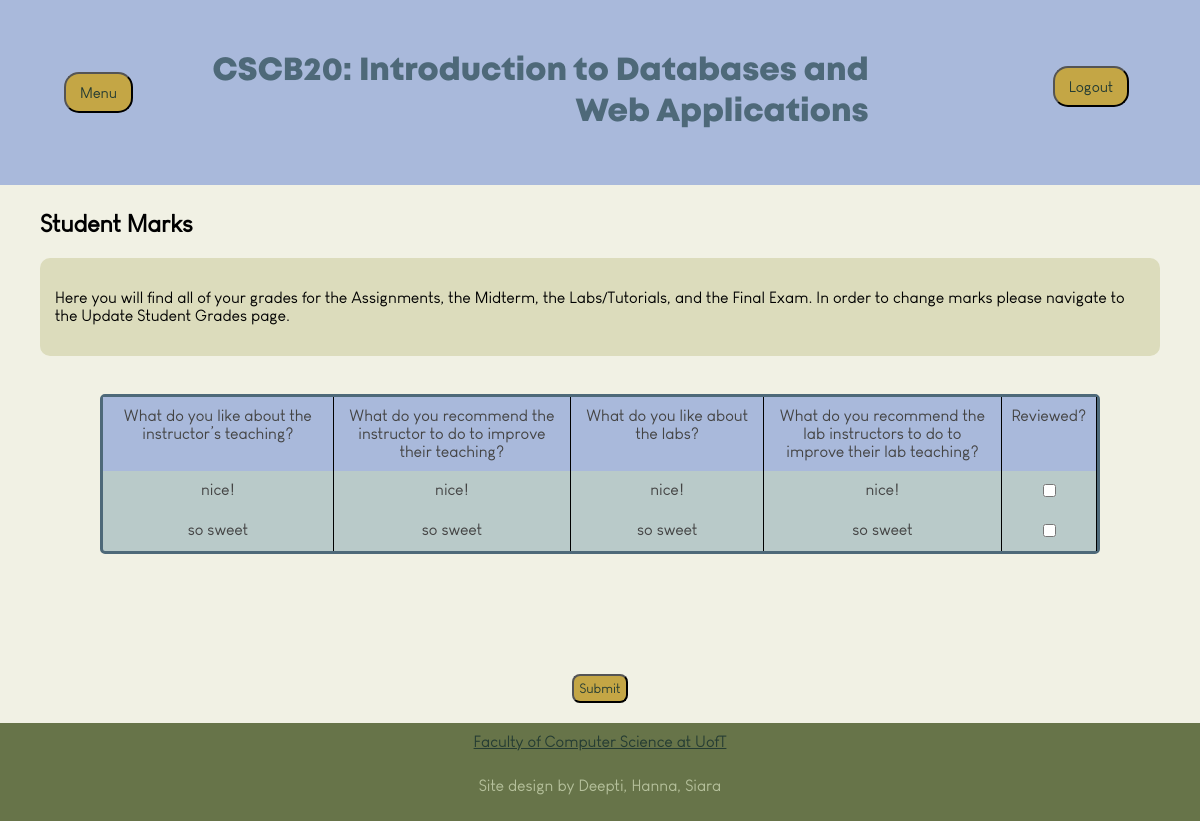
/viewanonfeedback (signed in), run on the app's committed database.
### app.py (models this page shows)
class Feedback(db.Model):
    __tablename__ = 'feedback'
    feedback_id = db.Column(db.Integer, primary_key=True, autoincrement=True)
    instructor_id = db.Column(db.Integer, ForeignKey('users.user_id'), nullable=False)
    feedback_inst_1 = db.Column(db.String, nullable=False)
    feedback_inst_2 = db.Column(db.String, nullable=False)
    feedback_lab_1 = db.Column(db.String, nullable=False)
    feedback_lab_2 = db.Column(db.String, nullable=False)
    reviewed = db.Column(db.Integer, nullable=False, default=0)
    instr_to_feedback = relationship("User", back_populates="instr_feedback")

### app.py (the view, shortened to what this page needs)
@app.route('/viewanonfeedback', methods=['GET', 'POST'])
def viewanonfeedback():
    username = session.get('name')
    user = User.query.filter_by(username=username).first()
    feedbacks = Feedback.query.filter(Feedback.instructor_id==user.user_id).all()
    return render_template('viewanonfeedback.html', feedbacks=feedbacks, user=user)

### templates/viewanonfeedback.html (shortened to what this page needs)
<!DOCTYPE html>
<html>
    <head>
        <link rel="stylesheet" href="{{ url_for('static', filename='css/index.css') }}">
    </head>
    <body>
        <header class="header">
            <div class="dropdown">
                <button class="dropbutton">Menu</button>
            </div>
            <h1 class="headertext">CSCB20: Introduction to Databases and Web Applications</h1>
            <form method="POST" action="{{ url_for('logout') }}">
                <div class="logout">
                    <button type="submit" class = "dropbutton" name="logout"
                    style=" align-self:center; float:left;">Logout</button>
                </div>
            </form>
        </header>
        <main class="content">
            <h2>Student Marks</h2>
            <div class="homeblurbs">
                <p>Here you will find all of your grades for the Assignments, the Midterm, the Labs/Tutorials, and the Final Exam. In order to change marks please navigate to the Update Student Grades page.</p>
            </div> <br>
            <form method='POST'>
                <div style="margin: 100px; margin-top: 20px;", class="viewanonfeedbackgrid">
                    <div class="cellheader">What do you like about the instructor’s teaching?</div>
                    <div class="cellheader">What do you recommend the instructor to do to improve their teaching?</div>
                    <div class="cellheader">What do you like about the labs?</div>
                    <div class="cellheader">What do you recommend the lab instructors to do to improve their lab teaching?</div>
                    <div class="cellheader">Reviewed?</div>
                   {% for feedback in feedbacks %}
                        <div class="cell">{{ feedback.feedback_inst_1 }}</div>
                        <div class="cell">{{ feedback.feedback_inst_2 }}</div>
                        <div class="cell">{{ feedback.feedback_lab_1 }}</div>
                        <div class="cell">{{ feedback.feedback_lab_2 }}</div>
                        <div class="cell">
                            <input type="checkbox" name="reviewed_{{ feedback.feedback_id }}" {% if feedback.reviewed == 1 %} checked {% endif %}>
                        </div>
                    {% endfor %}
                </div>
                <div class="btn-group" style='padding-top: 20px'>
                    <button class="button" type="submit" style="padding: 5px">Submit</button>
                </div>
            </form>
        </main>
        <footer class="footer">
                <div>
                    <a class="link" href="https://www.utsc.utoronto.ca/cms/computer-science" target="_blank" rel="noopener noreferrer">Faculty of Computer Science at UofT</a>
                </div>
                <p>Site design by Deepti, Hanna, Siara</p>
        </footer>
</body>
</html>

### static/css/index.css (style rules this page uses)
* { font-family: Mont; src: url('fonts/Louis George Cafe.ttf'); }
body { display: flex; flex-direction: column; background-color: #F1F1E4; padding: 0; margin: 0; min-height: 100vh; justify-content: flex-start; align-items: center; }
.header { display: flex; flex-direction: row; background-color: #A9B9DB; width: 100%; position: fixed; top: 0; flex-grow: 1; z-index: 100; padding: 30px; text-align: center; }
.headertext { font-family: MontBold; flex-grow: 1; text-align: right; padding-right: 15%; align-items: center; justify-content: center; color: #4E6979; }
.content { flex-grow: 1; padding-top: 190px; }
.footer { display: flex; flex-direction: column; background-color: #677449; width: 100%; bottom: 0; text-align: center; padding: 10px; gap: 10px; margin-top: 20px; color:#B5C09B; }
h2 { padding-left: 40px; }
.link { color: #253C33; }
.homeblurbs { background-color: #DCDCBC; padding: 15px; border-radius: 10px; margin-right: 40px; margin-left: 40px; }
.viewanonfeedbackgrid { border-radius: 5px; display: grid; grid-template-columns: repeat(5, auto); background-color: #B9CAC9; color: #444; max-width: 1200px; border: 3px solid #4E6979; }
.cellheader { flex: 1; background-color: #A9B9DB; padding: 10px; text-align: center; border-right: 1px solid black; }
.cell { flex: 1; padding: 10px; text-align: center; max-width: 600px; border-right: 1px solid black; }
.button { color: #253C33; background-color:#C4A645; font-family: Mont; border-radius: 8px; cursor: pointer; }
form { color: black; font-family: Arial, Helvetica, sans-serif; font-size: 100%; }
.btn-group { text-align: center; }
.dropbutton { background-color:#C4A645; color: #253C33; margin: 0.25rem; padding: 10px; font-size: 15px; border-radius: 15px; height: auto; top: 50%; width: 100%; text-align: center; }
.dropdown { display: inline-block; padding-left: 5%; margin-right: 5%; align-self: center; }
.logout { margin-right:75px; margin-top: 32px; float:left; }

### data on the page
Feedback: feedback_inst_1 "nice!", feedback_inst_2 "nice!", feedback_lab_1 "nice!", feedback_lab_2 "nice!"
Feedback: feedback_inst_1 "so sweet", feedback_inst_2 "so sweet", feedback_lab_1 "so sweet", feedback_lab_2 "so sweet"
